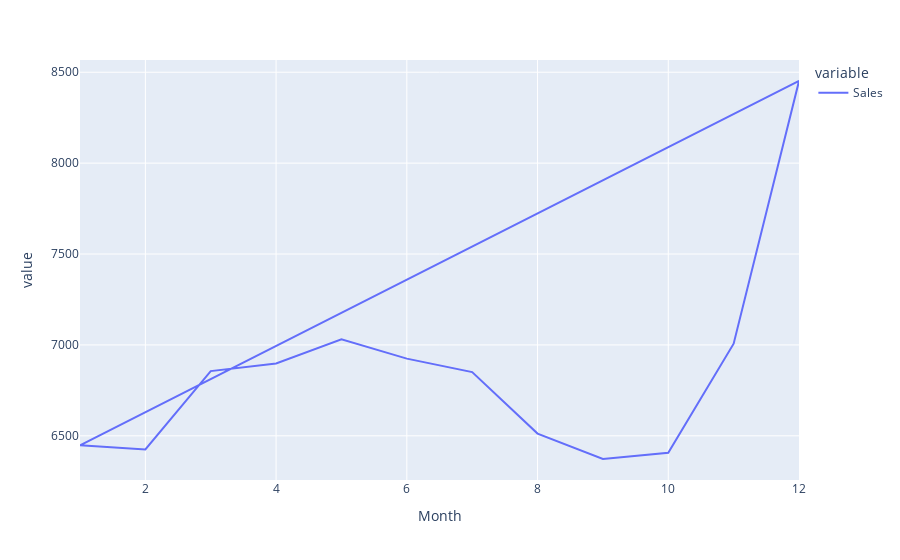

Write notebook code for a chart like this one.
### Code cell
store_d = merged_df[merged_df["StoreType"] == "d"]

temp = store_d.groupby("Month").agg({"Sales": "mean"})
fig = px.line(temp, x=temp.index, y=["Sales", "Sales"])
fig.show()

### Figure 1 — Plotly figure (JSON) as saved in the notebook; plotly's stock layout.template omitted (floating-point values rounded to 4 significant figures)
{"data": [{"hovertemplate": "variable=Sales<br>Month=%{x}<br>value=%{y}<extra></extra>", "legendgroup": "Sales", "line": {"color": "#636efa", "dash": "solid"}, "mode": "lines", "name": "Sales", "orientation": "v", "showlegend": true, "type": "scatter", "x": [1, 2, 3, 4, 5, 6, 7, 8, 9, 10, 11, 12, 1, 2, 3, 4, 5, 6, 7, 8, 9, 10, 11, 12], "xaxis": "x", "y": [6447.0, 6425.0, 6856.0, 6898.0, 7031.0, 6925.0, 6851.0, 6512.0, 6372.0, 6406.0, 7007.0, 8452.0, 6447.0, 6425.0, 6856.0, 6898.0, 7031.0, 6925.0, 6851.0, 6512.0, 6372.0, 6406.0, 7007.0, 8452.0], "yaxis": "y"}], "layout": {"legend": {"title": {"text": "variable"}, "tracegroupgap": 0}, "margin": {"t": 60}, "xaxis": {"anchor": "y", "domain": [0, 1], "title": {"text": "Month"}}, "yaxis": {"anchor": "x", "domain": [0, 1], "title": {"text": "value"}}}}
